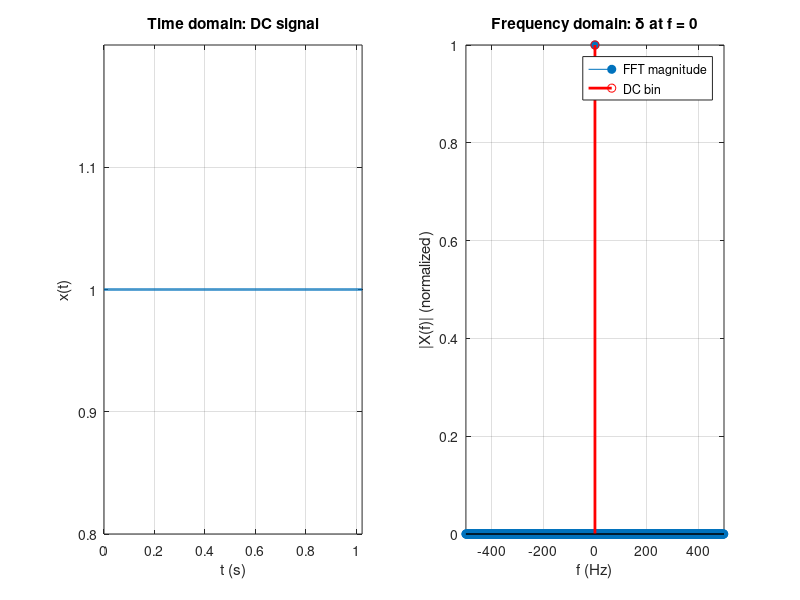

Recreate this plot in MATLAB.
% DC signal and its FFT (discrete-time demo)
clear; close all; clc

% Parameters
fs = 1000;              % sampling rate [Hz]
N  = 1024;              % number of samples (power of 2 is convenient)
A  = 1;                 % DC amplitude

% Time signal: constant (DC)
t  = (0:N-1)/fs;
x  = A*ones(1,N);

% FFT
X   = fft(x);                   % raw FFT
Xn  = X / N;                    % normalized so DC magnitude = A
f   = (-N/2:N/2-1)*(fs/N);      % frequency axis (Hz)
mag = abs(fftshift(Xn));        % magnitude spectrum (normalized)

% Plot
figure('Name','DC signal and FFT');
subplot(1,2,1);
plot(t, x, 'LineWidth', 2);
xlabel('t (s)'); ylabel('x(t)'); title('Time domain: DC signal');
grid on; xlim([t(1) t(end)]); ylim([A-0.2 A+0.2]);

subplot(1,2,2);
stem(f, mag, 'filled'); hold on; grid on
xlabel('f (Hz)'); ylabel('|X(f)| (normalized)');
title('Frequency domain: \delta at f = 0');
xlim([-fs/2 fs/2]);

%% Emphasize the DC bin
[~,k0] = min(abs(f-0));
stem(f(k0), mag(k0), 'r', 'LineWidth', 2);
legend('FFT magnitude','DC bin','Location','best');
